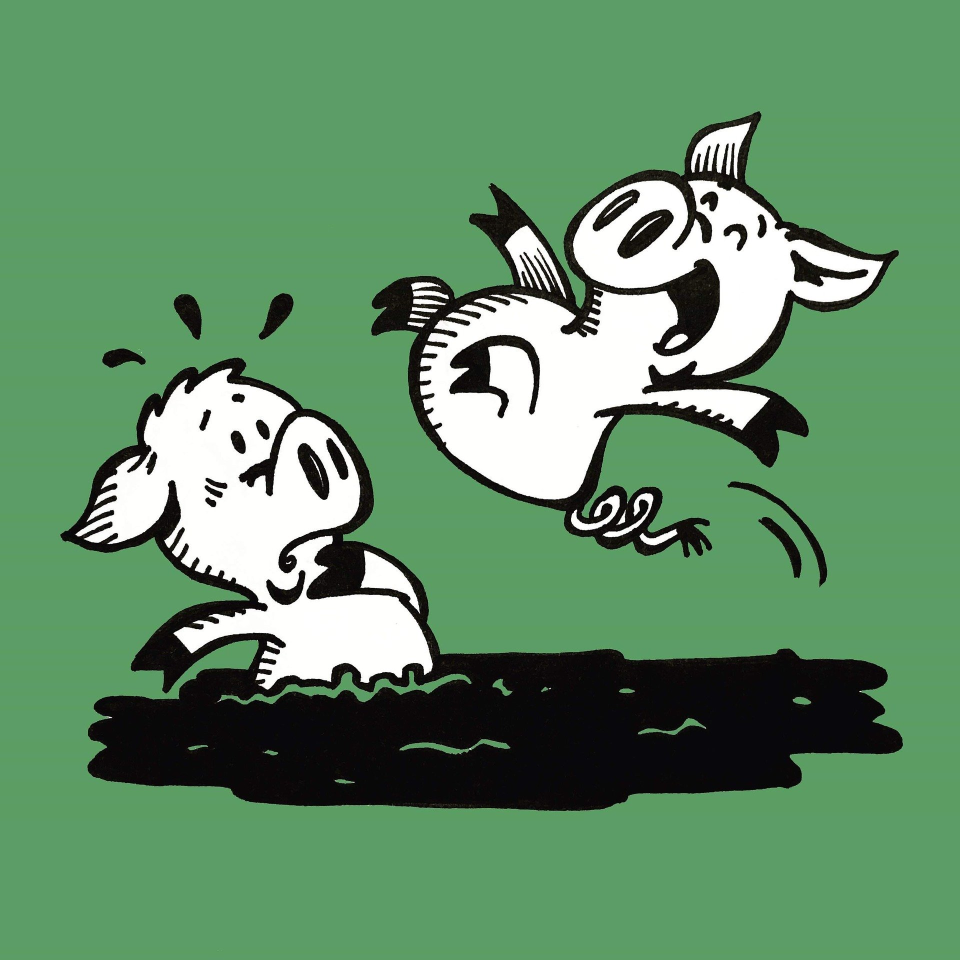
#> input picture OpenCV/img/pig.jpg, 1920 x 1920 px (shown at 1/2 size)
$ python rotate.py
#> lines starting #> are read from the running program, lines starting #| are printed output that depends on the picture
import cv2

img = cv2.imread("img/pig.jpg")
#> img is the input picture: shape (1920, 1920, 3); mean B, G, R 103.4, 142.1, 97.2
resize_img = cv2.resize(img, dsize=(200,200), interpolation=cv2.INTER_LINEAR)
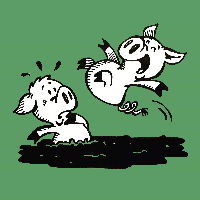
#> resize_img: shape (200, 200, 3); mean B, G, R 103.4, 142.1, 97.2

r90 = cv2.rotate(resize_img, cv2.ROTATE_90_CLOCKWISE)
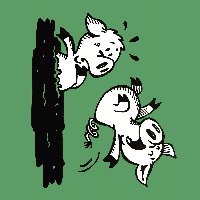
#> r90: shape (200, 200, 3); mean B, G, R 103.4, 142.1, 97.2
r90ccw = cv2.rotate(resize_img, cv2.ROTATE_90_COUNTERCLOCKWISE)
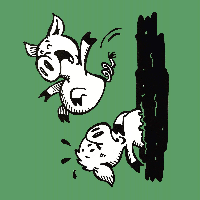
#> r90ccw: shape (200, 200, 3); mean B, G, R 103.4, 142.1, 97.2

cv2.imshow('orig', resize_img)
cv2.imshow('r90', r90)
cv2.imshow('r90ccw', r90ccw)

cv2.waitKey(0)
#> (the run stopped early here; a loop or call above may not have finished)
